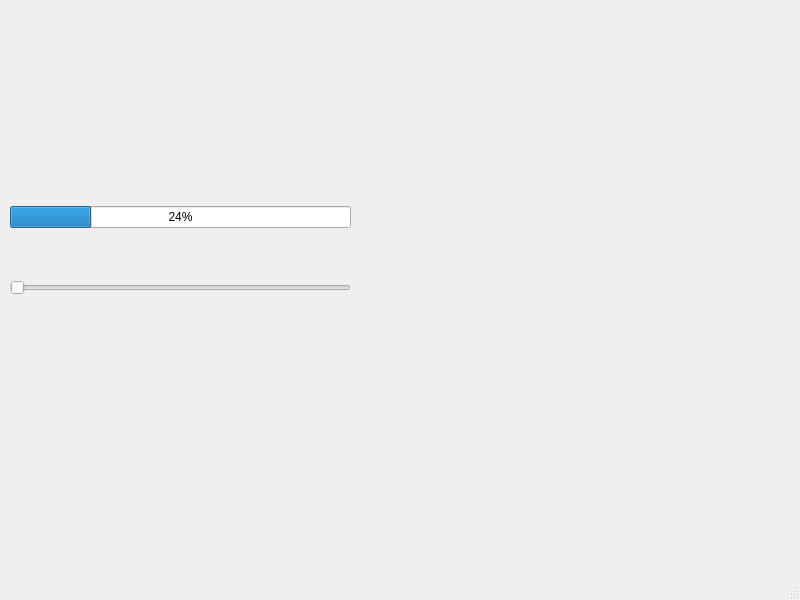
<?xml version="1.0" encoding="UTF-8"?>
<ui version="4.0">
 <class>MainWindow</class>
 <widget class="QMainWindow" name="MainWindow">
  <property name="geometry">
   <rect>
    <x>0</x>
    <y>0</y>
    <width>800</width>
    <height>600</height>
   </rect>
  </property>
  <property name="windowTitle">
   <string>MainWindow</string>
  </property>
  <widget class="QWidget" name="centralwidget">
   <widget class="QWidget" name="">
    <property name="geometry">
     <rect>
      <x>10</x>
      <y>160</y>
      <width>341</width>
      <height>181</height>
     </rect>
    </property>
    <layout class="QVBoxLayout" name="verticalLayout">
     <item>
      <widget class="QProgressBar" name="progressBar">
       <property name="value">
        <number>24</number>
       </property>
      </widget>
     </item>
     <item>
      <widget class="QSlider" name="horizontalSlider">
       <property name="orientation">
        <enum>Qt::Horizontal</enum>
       </property>
      </widget>
     </item>
    </layout>
   </widget>
  </widget>
  <widget class="QMenuBar" name="menubar">
   <property name="geometry">
    <rect>
     <x>0</x>
     <y>0</y>
     <width>800</width>
     <height>21</height>
    </rect>
   </property>
  </widget>
  <widget class="QStatusBar" name="statusbar"/>
 </widget>
 <resources/>
 <connections/>
</ui>
